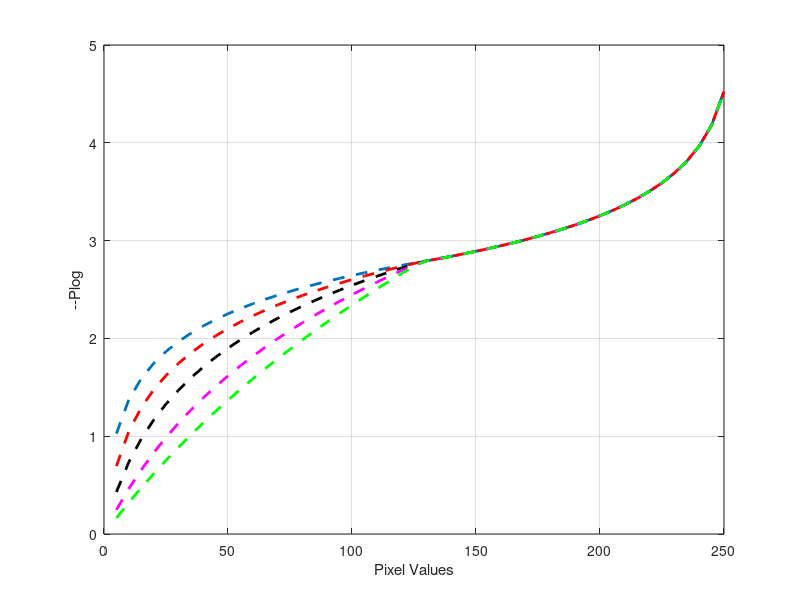

Write the MATLAB code that produced this figure. (Note: this script raises an error after producing the figure.)
clc;
clear all;
close all;
Tau=128;
D=256;
pix=[5:5:250];
alp=[1 .3 .1 0.03 .01];
cl={'--','r--','k--','m--','g--'};
WL=((Tau/(D-1))*log(D))/(log(Tau+1));
WH=((1-(Tau/(D-1)))*log(D))/(log(D-Tau));
for aa=1:length(alp)
    for bb=1:length(pix)
        if pix(bb)<=Tau
            nm=Tau*log(D)*log(alp(aa)*pix(bb)+1);
            dm=(D-1)*log(alp(aa)*Tau+1);
            plog(bb)=nm/dm;     
        else          
            mlog(bb)=-WH*log(D-pix(bb))+log(D);
            plog(bb)=mlog(bb);            
        end
    end
    plot(pix,(plog),cl{aa},'Linewidth',2);hold on;    
end
grid on;
xlabel('Pixel Values');
ylabel('--Plog');
legend('alp=1','alp=0.3','alp=0.1','alp=0.03','alp=0.01',4)


